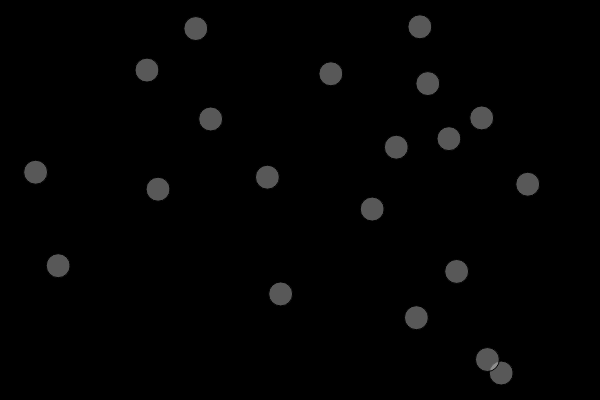
Frame 1 (no input)
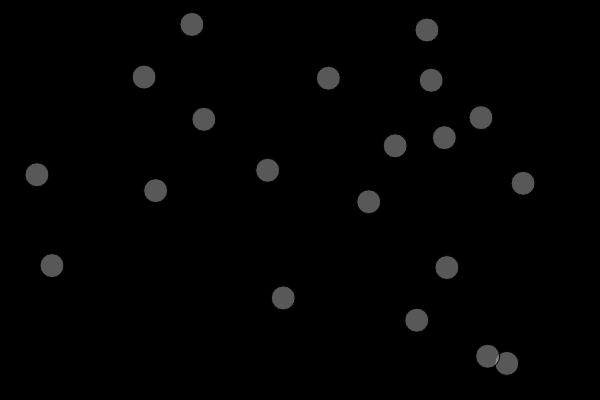
Frame 60 (no input)
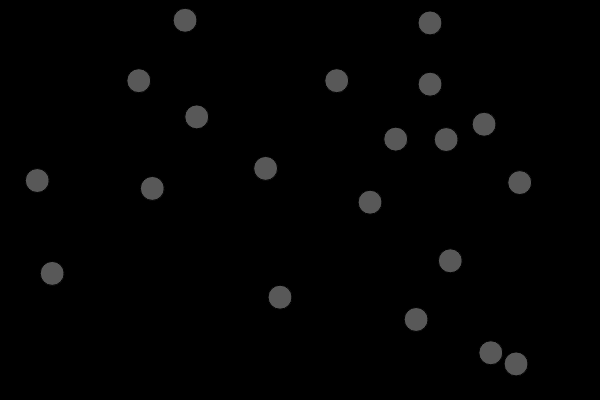
Frame 120 (the mouse pressed at the canvas centre since frame 60)

The p5.js sketch that drew these frames (run headless with seeded random() and noise() and a simulated clock; from frame 60 on, the mouse is pressed at the canvas centre):

// p5.js sketch
// ── sketch.js
var bubbles = [];

function setup() {
    createCanvas(600,400);
    for(var i = 0; i < 20; i++){
        var x = random(width);
        var y = random(height);        
        bubbles.push(new Bubble(x, y));
    }
}

function mousePressed(){
    for(var i = 0; i < bubbles.length; i++){
        bubbles[i].clicked();
    }
}

function draw() {
    background(0);
    for(var i = 0; i< bubbles.length; i++){
        bubbles[i].move();
        bubbles[i].display();
  }
}

// ── bubble.js
function Bubble(x, y) {
	this.x = x;
	this.y = y;
	this.col = color(225,100);
	this.radius = 24;
	this.click = false;


	this.display = function() {
		stroke(0);
		fill(this.col);
		ellipse(this.x, this.y, this.radius, this.radius);
	}

	this.clicked = function() {
		var d = dist(mouseX, mouseY, this.x, this.y);
		if (d < this.radius/2){
			print("purple");
			if(this.click == false){
				this.col = color(random(0,255),random(0,225),random(0,225),random(0,225)); 
				print("purple");
				this.click = true;
			}					
			else if (this.click == true){
				this.col = color(random(0,255),random(0,225),random(0,225),random(0,225));
				print("grey");
				this.click = false;
			}
		}		
	}

	this.move = function() {
		this.x = this.x + random(-1, 1);
		this.y = this.y + random(-1, 1);
	}
}
